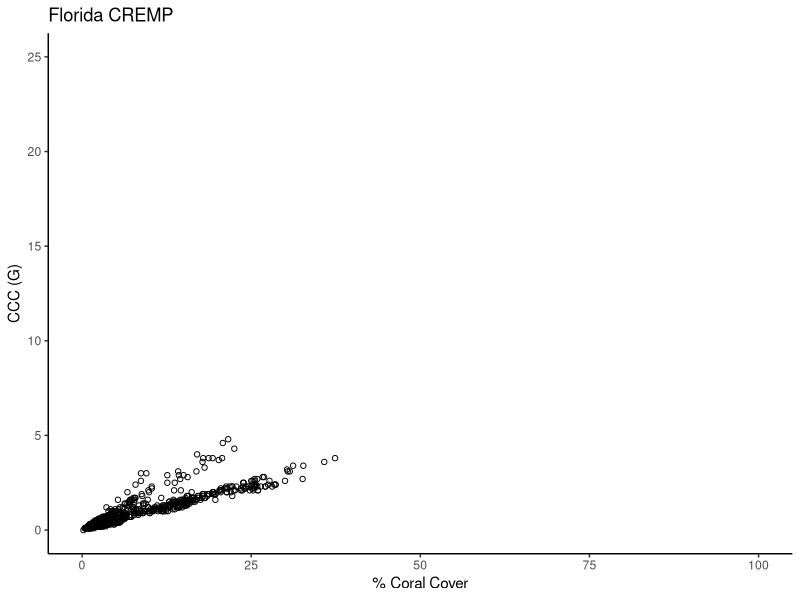
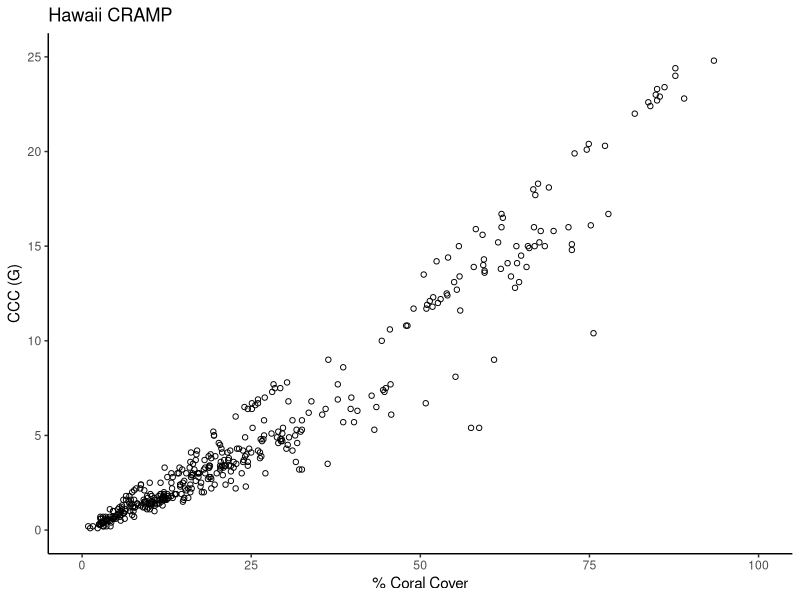
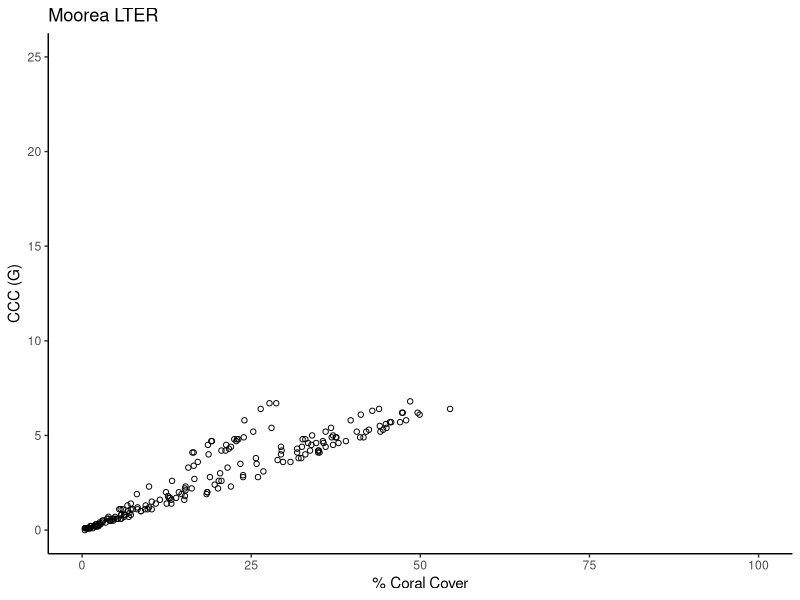
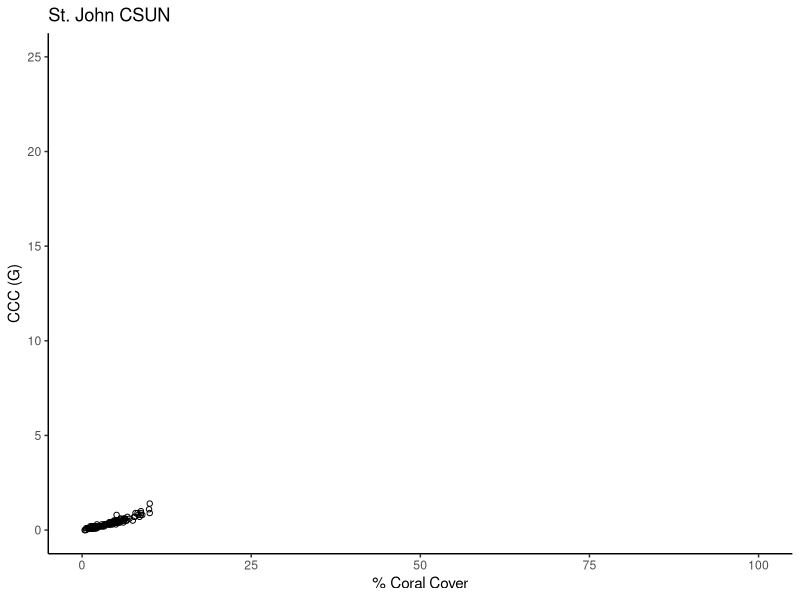
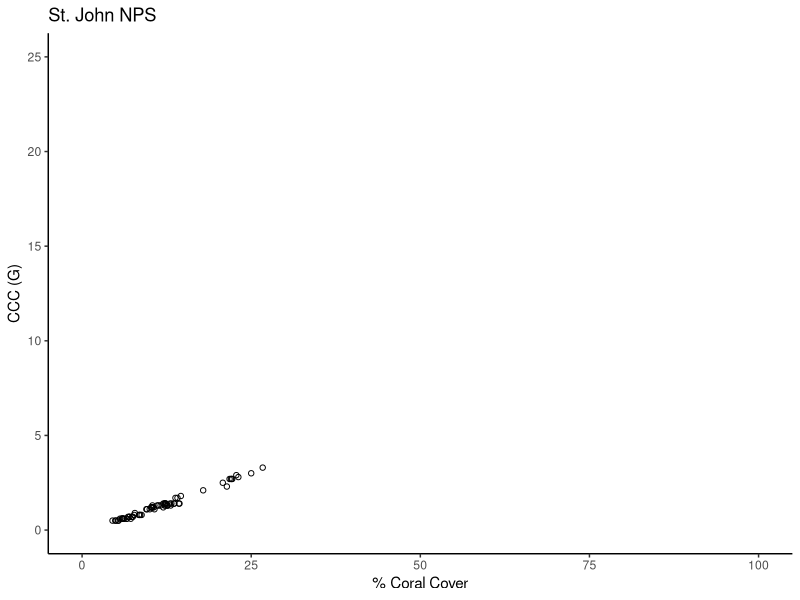

Recreate these plots in R, in order.
######################################################################
##’ @title Functions to sum coral reef calcification by corals
##’
##’ @author Travis A Courtney
##’ @contact traviscourtney@gmail.com
##’ @date 2017-06–29
##’ @reference Guest et al Generation of Coral Calcification Capacity from Taxa and Rate data
##’ @log Add a log here
######################################################################

#load libraries
library(ggplot2)

# Import all taxa cover and calcification rates files
setwd("Data")
HiCalcRates <- read.csv("Rates_MHI.csv")
Mhi_CRAMP_taxa <- read.csv("Taxa_MHI.csv")
MO_taxa = read.csv("Taxa_MO.csv")
MO_calc_rates = read.csv("Rates_MO_2.csv")
FK_calc_rates = read.csv("Rates_FK.csv")
FK_CREMP = read.csv("Taxa_FK.csv")
SJnps_calc_rates = read.csv("Rates_SJ_nps.csv")
SJnps_taxa = read.csv("Guest_data_StJohn_NPS_taxa.csv")
SJcsun_calc_rates = read.csv("Rates_SJ_csun.csv")
SJcsun_taxa = read.csv("Guest_data_StJohn_CSU_taxa.csv")
setwd('..')

# Main Hawaiian Islands
#Convert data to matrices
HI_cover <- data.matrix(Mhi_CRAMP_taxa[c(5:31)])
HI_rates <- data.matrix(HiCalcRates[c(2)])

# Calculate calcification by each species by site by year
HI_calc_sp = matrix(nrow=nrow(HI_cover),ncol=nrow(HI_rates))
for (i in 1:length(HI_rates))
{HI_calc_sp[,i] = HI_rates[i,]*(HI_cover[,i]/100)}
colnames(HI_calc_sp)=colnames(HI_cover)

#Sum CaCO3 production by species to get CPCC by site by year
HI_budget = data.matrix(rowSums(HI_calc_sp))
HI_CaCO3 = data.matrix(round(HI_budget,digits = 1))
colnames(HI_CaCO3) = c("CCC")

# Sum %-cover by taxa by year to get %-hard coral cover at Moorea
HI_PerCC = data.matrix(round(rowSums(HI_cover), digits = 1))

# Write CCC data to .csv file
Mhi_CRAMP <- Mhi_CRAMP_taxa[c(1:4)]
HI_CaCO3_Budget = cbind(Mhi_CRAMP,HI_PerCC,HI_CaCO3)

# Plot %-Coral Cover against CCC for all sites/years
HIplot = ggplot(data=HI_CaCO3_Budget,aes(x=HI_PerCC,y=CCC))+
  geom_point(shape=1)+theme_bw()+xlab("% Coral Cover")+ylab("CCC (G)")+ggtitle("Hawaii CRAMP")+
  scale_y_continuous(limits = c(0, 25))+scale_x_continuous(limits = c(0, 100))+
  theme(axis.line = element_line(colour = "black"),
        panel.grid.major = element_blank(),
        panel.grid.minor = element_blank(),
        panel.border = element_blank(),
        panel.background = element_blank())

#Moorea
# Create data matrices
MO_cover = data.matrix(MO_taxa[c(5:34)])
MO_rates = data.matrix(MO_calc_rates[c(2)])

# Calculate CaCO3 production by species
MO_calc_sp = matrix(nrow=nrow(MO_cover),ncol=nrow(MO_rates))
for (i in 1:length(MO_rates))
{MO_calc_sp[,i] = MO_rates[i,]*(MO_cover[,i]/100)}
colnames(MO_calc_sp)=colnames(MO_cover)

# Sum CaCO3 production by species to get CPCC per site by year
MO_budget = data.matrix(rowSums(MO_calc_sp))
MO_CaCO3 = data.matrix(round(MO_budget, digits = 1))
colnames(MO_CaCO3) = c("CCC")

# Sum %-cover by taxa by year to get %-hard coral cover at Moorea
MO_PerCC = data.matrix(round(rowSums(MO_cover),digits = 1))

# Write Moorea CPCC to .csv
MO_CaCO3_Budget = cbind(MO_taxa[c(1:4)],MO_PerCC,MO_CaCO3)

# Plot Moorea %-coral cover against CCC
MOplot = ggplot(data=MO_CaCO3_Budget,aes(x=MO_PerCC,y=CCC))+
  geom_point(shape=1)+theme_bw()+xlab("% Coral Cover")+ylab("CCC (G)")+ggtitle("Moorea LTER")+
  scale_y_continuous(limits = c(0, 25))+scale_x_continuous(limits = c(0, 100))+
  theme(axis.line = element_line(colour = "black"),
        panel.grid.major = element_blank(),
        panel.grid.minor = element_blank(),
        panel.border = element_blank(),
        panel.background = element_blank())

# Florida Keys
# Create data matrices
FK_cover = data.matrix(FK_CREMP[c(5:44)])
FK_rates = data.matrix(FK_calc_rates[c(2)])

# Calculate CaCO3 production by species
FK_calc_sp = matrix(nrow=nrow(FK_cover),ncol=nrow(FK_rates))
for (i in 1:length(FK_rates))
{FK_calc_sp[,i] = FK_rates[i,]*(FK_cover[,i]/100)}
colnames(FK_calc_sp)=colnames(FK_cover)

# Sum CaCO3 production by species to get CCC by site by year
FK_budget = data.matrix(rowSums(FK_calc_sp))
FK_CaCO3 = data.matrix(round(FK_budget, digits = 1))
colnames(FK_CaCO3) = c("CCC")

# Sum %-cover by taxa to get %-Coral Cover for Florida (includes Millepora)
FK_PerCC = data.matrix(round(rowSums(FK_cover),digits=1))

# Write CCC data to .csv
FK_CaCO3_Budget = cbind(FK_CREMP[c(1:4)],FK_PerCC,FK_CaCO3)

# Plot
FKplot = ggplot(data=FK_CaCO3_Budget,aes(x=FK_PerCC,y=CCC))+
  geom_point(shape=1)+theme_bw()+xlab("% Coral Cover")+ylab("CCC (G)")+ggtitle("Florida CREMP")+
  scale_y_continuous(limits = c(0, 25))+scale_x_continuous(limits = c(0, 100))+
  theme(axis.line = element_line(colour = "black"),
        panel.grid.major = element_blank(),
        panel.grid.minor = element_blank(),
        panel.border = element_blank(),
        panel.background = element_blank())

#St John NPS
#Convert data to matrices
SJnps_cover = data.matrix(SJnps_taxa[c(5:72)])
SJnps_rates = data.matrix(SJnps_calc_rates[c(2)])

# Calculate CaCO3 production by species
SJnps_calc_sp = matrix(nrow=nrow(SJnps_cover),ncol=nrow(SJnps_rates))
for (i in 1:length(SJnps_rates))
{SJnps_calc_sp[,i] = SJnps_rates[i,]*(SJnps_cover[,i]/100)}
colnames(SJnps_calc_sp)=t(SJnps_calc_rates[c(1)])

# Sum CaCO3 production by species to get CCC by site by year
SJnps_budget = data.matrix(rowSums(SJnps_calc_sp))
SJnps_CaCO3 = data.matrix(round(SJnps_budget, digits = 1))
colnames(SJnps_CaCO3) = c("CCC")

# Sum %-cover by taxa to get %-Coral Cover for St John NPS (includes Millepora)
SJnps_PerCC = data.matrix(round(rowSums(SJnps_cover),digits=1))

# Write CCC data to .csv
SJnps_CaCO3_Budget = cbind(SJnps_taxa[c(1:4)],SJnps_PerCC,SJnps_CaCO3)

# Plot
SJnpsplot = ggplot(data=SJnps_CaCO3_Budget,aes(x=SJnps_PerCC,y=CCC))+
  geom_point(shape=1)+theme_bw()+xlab("% Coral Cover")+ylab("CCC (G)")+ggtitle("St. John NPS")+
  scale_y_continuous(limits = c(0, 25))+scale_x_continuous(limits = c(0, 100))+
  theme(axis.line = element_line(colour = "black"),
        panel.grid.major = element_blank(),
        panel.grid.minor = element_blank(),
        panel.border = element_blank(),
        panel.background = element_blank())

# St. John CSUN
# Convert data to matrices

SJcsun_cover = data.matrix(SJcsun_taxa[c(5:35)])
SJcsun_rates = data.matrix(SJcsun_calc_rates[c(2)])

# Calculate CaCO3 production by species
SJcsun_calc_sp = matrix(nrow=nrow(SJcsun_cover),ncol=nrow(SJcsun_rates))
for (i in 1:length(SJcsun_rates))
{SJcsun_calc_sp[,i] = SJcsun_rates[i,]*(SJcsun_cover[,i]/100)}
colnames(SJcsun_calc_sp)=colnames(SJcsun_cover)

# Sum CaCO3 production by species to get CCC by site by year
SJcsun_budget = data.matrix(rowSums(SJcsun_calc_sp))
SJcsun_CaCO3 = data.matrix(round(SJcsun_budget, digits = 1))
colnames(SJcsun_CaCO3) = c("CCC")

# Sum %-cover by taxa to get %-Coral Cover for St John csun (includes Millepora)
SJcsun_PerCC = data.matrix(round(rowSums(SJcsun_cover),digits=1))

# Write CCC data to .csv
SJcsun_CaCO3_Budget = cbind(SJcsun_taxa[c(1:4)],SJcsun_PerCC,SJcsun_CaCO3)

# Plot
SJcsunplot = ggplot(data=SJcsun_CaCO3_Budget,aes(x=SJcsun_PerCC,y=CCC))+
  geom_point(shape=1)+theme_bw()+xlab("% Coral Cover")+ylab("CCC (G)")+ggtitle("St. John CSUN")+
  scale_y_continuous(limits = c(0, 25))+scale_x_continuous(limits = c(0, 100))+
  theme(axis.line = element_line(colour = "black"),
        panel.grid.major = element_blank(),
        panel.grid.minor = element_blank(),
        panel.border = element_blank(),
        panel.background = element_blank())
